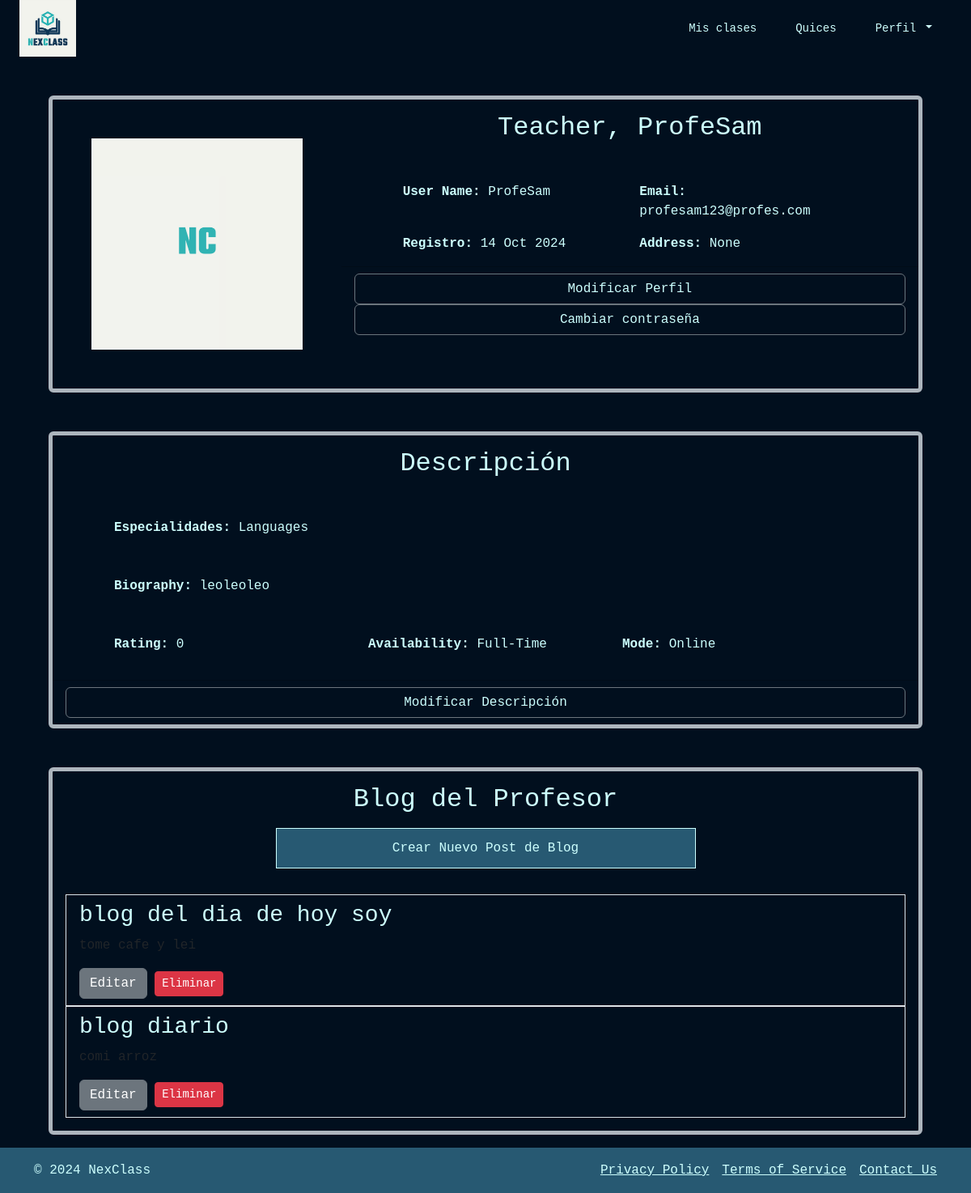
/my_profile_teacher/ (signed in), run on an earlier commit of the app's database.
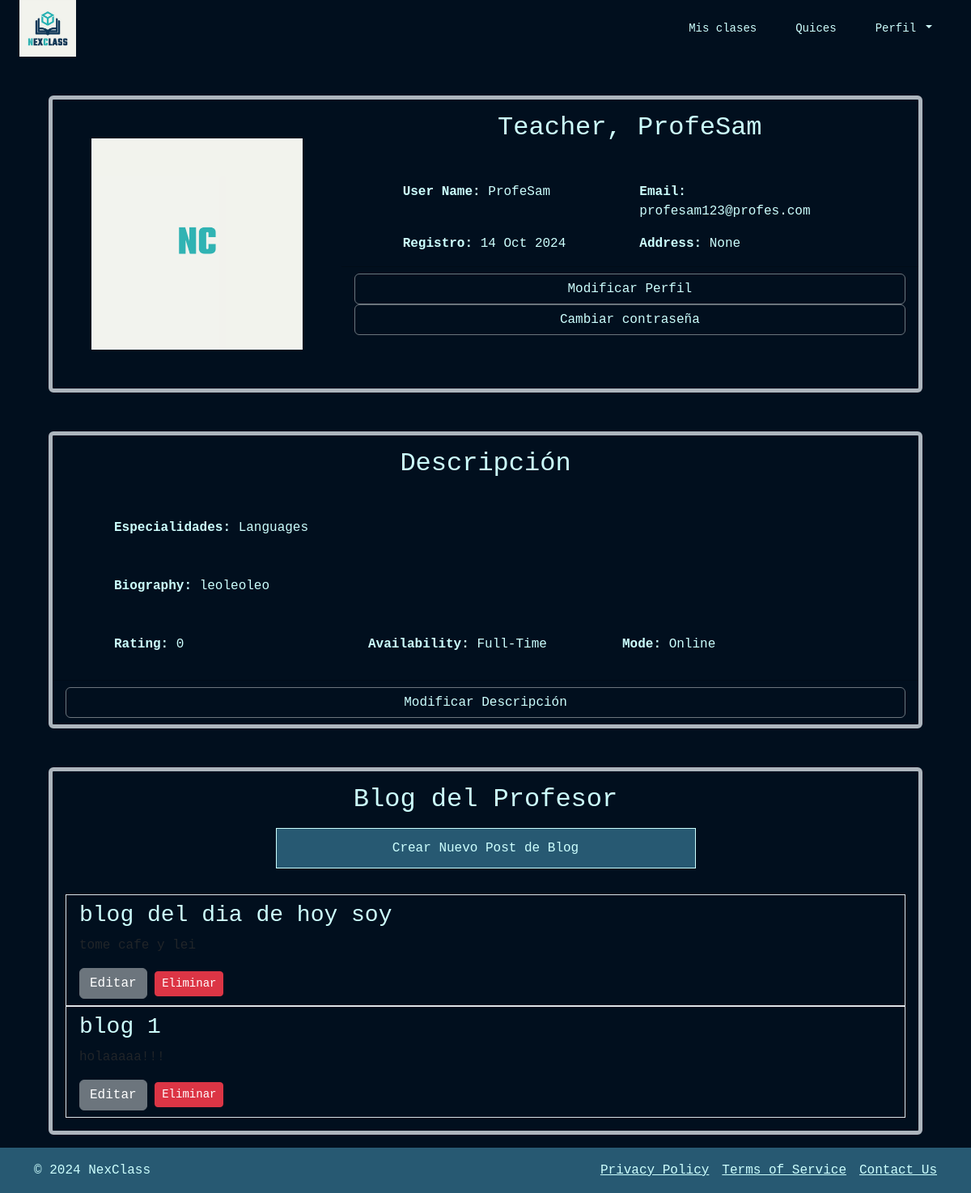
And on a later commit of the database.
### teacher_blog/models.py (models this page shows, shortened)
class BlogPost(models.Model):
    teacher = models.ForeignKey(Teacher, on_delete=models.CASCADE, related_name='blog_posts')
    title = models.CharField(max_length=200)
    content = models.TextField()
    url = models.URLField(blank=True, null=True)
    created_at = models.DateTimeField(auto_now_add=True)
    updated_at = models.DateTimeField(auto_now=True)

### users/views.py (the view)
# urls.py: path('my_profile_teacher/', views.my_profile_teacher, name='my_profile_teacher'),
@login_required
def my_profile_teacher(request):
    teacher = get_object_or_404(Teacher, user=request.user)
    blog_posts = BlogPost.objects.filter(teacher=teacher)
    return render(request, 'my_profile_teacher.html', {
        'teacher': teacher,
        'blog_posts': blog_posts,
    })

### users/models.py (called while the page is built)
    def average_rating(self):
        ratings = self.ratings.all()
        if ratings:
            return sum([rating.rating for rating in ratings]) / ratings.count()
        return 0

### users/templates/my_profile_teacher.html (shortened to what the changed rows need)
{% extends 'navbarTeacher.html' %}
{% block content %}
<div class="container-fluid">
    <div class="card mb-3 m-5 border border-dark-subtle bg-transparent border-5">
        <div class="row g-0">
            <div class="col-md-8">
                <div class="card-body text_custom">
                    <h2 class="card-title text-center"> {{ teacher.user.user_type }}, {{ teacher.user.name }}</h2>
                </div>
            </div>
        </div>
    </div>
    <div class="card mb-3 m-5 border border-dark-subtle bg-transparent border-5">
        <div class="row g-0">
            <div class="col-md-12">
                <div class="card-body text_custom">
                    <h2 class="card-title text-center"> Descripción </h2>
                </div>
            </div>
        </div>
    </div>
    <div class="card mb-3 m-5 border border-dark-subtle bg-transparent border-5">
        <div class="card-body text_custom ">
            <h2 class="card-title text-center"> Blog del Profesor </h2>
            <ul class="list-group list-group-flush">
                {% for post in blog_posts %}
                    <li class="list-group-item bg-transparent border">
                        <h3>{{ post.title }}</h3>
                        <p>{{ post.content|truncatewords:30 }}</p>
                        <a href="{% url 'edit_blog_post' post.id %}" class="btn btn-secondary">Editar</a>
                        <form action="{% url 'delete_blog_post' post.id %}" method="post" style="display:inline;">
                            <button type="submit" class="btn btn-danger btn-sm">Eliminar</button>
                        </form>
                    </li>
                {% empty %}
                    <p class="text_custom">Aún no tienes publicaciones en el blog.</p>
                {% endfor %}
            </ul>
        </div>
    </div>
</div>
{% endblock content %}

What changed in the data, as far as the page shows it:
removed BlogPost: title "blog diario", content "comi arroz"
added BlogPost: title "blog 1", content "holaaaaa!!!"
